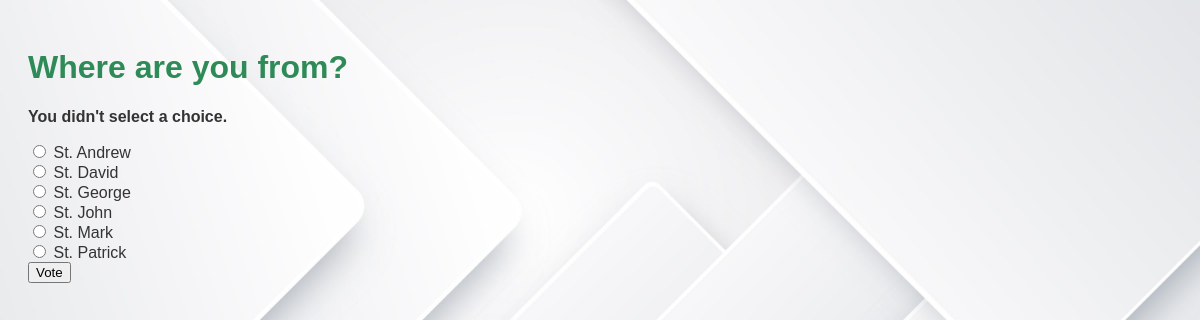
The page /polls/1/vote/ on the database its author committed.
### polls/models.py (models this page shows, shortened)
class Question(models.Model):
    question_text = models.CharField(max_length=200)
    pub_date = models.DateTimeField('date published')

class Choice(models.Model):
    question = models.ForeignKey(Question, on_delete=models.CASCADE)
    choice_text = models.CharField(max_length=200)
    votes = models.IntegerField(default=0)

### polls/views.py (the view)
# urls.py: path("<int:question_id>/vote/", views.vote, name="vote"),
def vote(request, question_id):
    question = get_object_or_404(Question, pk=question_id)
    try:
        selected_choice = question.choice_set.get(pk=request.POST["choice"])
    except (KeyError, Choice.DoesNotExist):
        return render(request, "polls/detail.html", {
            "question": question,
            "error_message": "You didn't select a choice.",
        })
    else:
        selected_choice.votes += 1
        selected_choice.save()
        return HttpResponseRedirect(reverse("results", args=(question.id,)))

### polls/templates/polls/detail.html (shortened to what this page needs)
{% load static %}
<!DOCTYPE html>
<html>
<head>
    <link rel="stylesheet" type="text/css" href="{% static 'polls/style.css' %}">
</head>
<body>
    <h1>{{ question.question_text }}</h1>
    {% if error_message %}<p><strong>{{ error_message }}</strong></p>{% endif %}
    <form action="{% url 'vote' question.id %}" method="post">
        {% for choice in question.choice_set.all %}
            <input type="radio" name="choice" id="choice{{ forloop.counter }}" value="{{ choice.id }}">
            <label for="choice{{ forloop.counter }}">{{ choice.choice_text }}</label><br>
        {% endfor %}
        <input type="submit" value="Vote">
    </form>
</body>
</html>

### polls/static/polls/style.css (style rules this page uses)
body { background-color: #f0f8ff; font-family: Arial, sans-serif; padding: 20px; color: #333; }
h1 { color: #2e8b57; }
body { background-image: url('/static/polls/bg.jpg'); background-size: cover; background-repeat: no-repeat; background-attachment: fixed; }

### rows shown on the page
Question: question_text "Where are you from?"
Choice: choice_text "St. Andrew"
Choice: choice_text "St. David"
Choice: choice_text "St. George"
Choice: choice_text "St. John"
Choice: choice_text "St. Mark"
Choice: choice_text "St. Patrick"

### other values the page prints
{{ error_message }} "You didn't select a choice."
